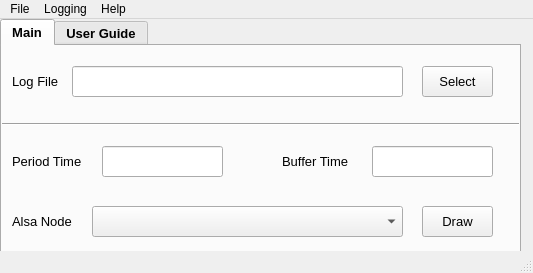
<?xml version="1.0" encoding="UTF-8"?>
<ui version="4.0">
 <class>MainWindow</class>
 <widget class="QMainWindow" name="MainWindow">
  <property name="geometry">
   <rect>
    <x>0</x>
    <y>0</y>
    <width>533</width>
    <height>273</height>
   </rect>
  </property>
  <property name="windowTitle">
   <string>ADTM Tool</string>
  </property>
  <widget class="QWidget" name="centralwidget">
   <widget class="QTabWidget" name="tabWidget">
    <property name="geometry">
     <rect>
      <x>0</x>
      <y>0</y>
      <width>521</width>
      <height>241</height>
     </rect>
    </property>
    <property name="font">
     <font>
      <pointsize>10</pointsize>
      <bold>true</bold>
     </font>
    </property>
    <property name="currentIndex">
     <number>0</number>
    </property>
    <widget class="QWidget" name="MainTab">
     <property name="font">
      <font>
       <pointsize>10</pointsize>
       <bold>false</bold>
      </font>
     </property>
     <attribute name="title">
      <string>Main</string>
     </attribute>
     <widget class="QLabel" name="label">
      <property name="geometry">
       <rect>
        <x>10</x>
        <y>20</y>
        <width>51</width>
        <height>31</height>
       </rect>
      </property>
      <property name="font">
       <font>
        <pointsize>10</pointsize>
        <bold>false</bold>
       </font>
      </property>
      <property name="text">
       <string>Log File</string>
      </property>
     </widget>
     <widget class="QLineEdit" name="logEdit">
      <property name="geometry">
       <rect>
        <x>70</x>
        <y>20</y>
        <width>331</width>
        <height>31</height>
       </rect>
      </property>
      <property name="font">
       <font>
        <pointsize>10</pointsize>
        <bold>false</bold>
       </font>
      </property>
      <property name="readOnly">
       <bool>true</bool>
      </property>
     </widget>
     <widget class="QPushButton" name="selectButton">
      <property name="geometry">
       <rect>
        <x>420</x>
        <y>20</y>
        <width>71</width>
        <height>31</height>
       </rect>
      </property>
      <property name="font">
       <font>
        <pointsize>10</pointsize>
        <bold>false</bold>
       </font>
      </property>
      <property name="text">
       <string>Select</string>
      </property>
     </widget>
     <widget class="Line" name="line">
      <property name="geometry">
       <rect>
        <x>0</x>
        <y>70</y>
        <width>521</width>
        <height>16</height>
       </rect>
      </property>
      <property name="orientation">
       <enum>Qt::Horizontal</enum>
      </property>
     </widget>
     <widget class="QLabel" name="label_2">
      <property name="geometry">
       <rect>
        <x>10</x>
        <y>100</y>
        <width>81</width>
        <height>31</height>
       </rect>
      </property>
      <property name="font">
       <font>
        <pointsize>10</pointsize>
        <bold>false</bold>
       </font>
      </property>
      <property name="text">
       <string>Period Time</string>
      </property>
     </widget>
     <widget class="QLineEdit" name="periodEdit">
      <property name="geometry">
       <rect>
        <x>100</x>
        <y>100</y>
        <width>121</width>
        <height>31</height>
       </rect>
      </property>
      <property name="font">
       <font>
        <pointsize>10</pointsize>
        <bold>false</bold>
       </font>
      </property>
      <property name="cursorMoveStyle">
       <enum>Qt::LogicalMoveStyle</enum>
      </property>
     </widget>
     <widget class="QLabel" name="label_3">
      <property name="geometry">
       <rect>
        <x>280</x>
        <y>100</y>
        <width>81</width>
        <height>31</height>
       </rect>
      </property>
      <property name="font">
       <font>
        <pointsize>10</pointsize>
        <bold>false</bold>
       </font>
      </property>
      <property name="text">
       <string>Buffer Time</string>
      </property>
     </widget>
     <widget class="QLineEdit" name="bufferEdit">
      <property name="geometry">
       <rect>
        <x>370</x>
        <y>100</y>
        <width>121</width>
        <height>31</height>
       </rect>
      </property>
      <property name="font">
       <font>
        <pointsize>10</pointsize>
        <bold>false</bold>
       </font>
      </property>
     </widget>
     <widget class="QLabel" name="label_4">
      <property name="geometry">
       <rect>
        <x>10</x>
        <y>160</y>
        <width>71</width>
        <height>31</height>
       </rect>
      </property>
      <property name="font">
       <font>
        <pointsize>10</pointsize>
        <bold>false</bold>
       </font>
      </property>
      <property name="text">
       <string>Alsa Node</string>
      </property>
     </widget>
     <widget class="QPushButton" name="drawButton">
      <property name="geometry">
       <rect>
        <x>420</x>
        <y>160</y>
        <width>71</width>
        <height>31</height>
       </rect>
      </property>
      <property name="font">
       <font>
        <pointsize>10</pointsize>
        <bold>false</bold>
       </font>
      </property>
      <property name="text">
       <string>Draw</string>
      </property>
     </widget>
     <widget class="QComboBox" name="comboBox">
      <property name="geometry">
       <rect>
        <x>90</x>
        <y>160</y>
        <width>311</width>
        <height>31</height>
       </rect>
      </property>
      <property name="font">
       <font>
        <pointsize>10</pointsize>
        <bold>false</bold>
       </font>
      </property>
     </widget>
    </widget>
    <widget class="QWidget" name="UserGuideTab">
     <attribute name="title">
      <string>User Guide</string>
     </attribute>
    </widget>
   </widget>
  </widget>
  <widget class="QMenuBar" name="menubar">
   <property name="geometry">
    <rect>
     <x>0</x>
     <y>0</y>
     <width>533</width>
     <height>22</height>
    </rect>
   </property>
   <widget class="QMenu" name="menuFile">
    <property name="title">
     <string>File</string>
    </property>
    <addaction name="actionExit"/>
   </widget>
   <widget class="QMenu" name="menuLogging">
    <property name="title">
     <string>Logging</string>
    </property>
    <addaction name="actionOpen_Log"/>
   </widget>
   <widget class="QMenu" name="menuHelp">
    <property name="title">
     <string>Help</string>
    </property>
    <addaction name="actionAbout"/>
   </widget>
   <addaction name="menuFile"/>
   <addaction name="menuLogging"/>
   <addaction name="menuHelp"/>
  </widget>
  <widget class="QStatusBar" name="statusbar"/>
  <action name="actionOpen_Log">
   <property name="text">
    <string>Open Log</string>
   </property>
  </action>
  <action name="actionExit">
   <property name="text">
    <string>Exit</string>
   </property>
   <property name="font">
    <font/>
   </property>
  </action>
  <action name="actionAbout">
   <property name="text">
    <string>About</string>
   </property>
  </action>
 </widget>
 <resources/>
 <connections/>
</ui>
